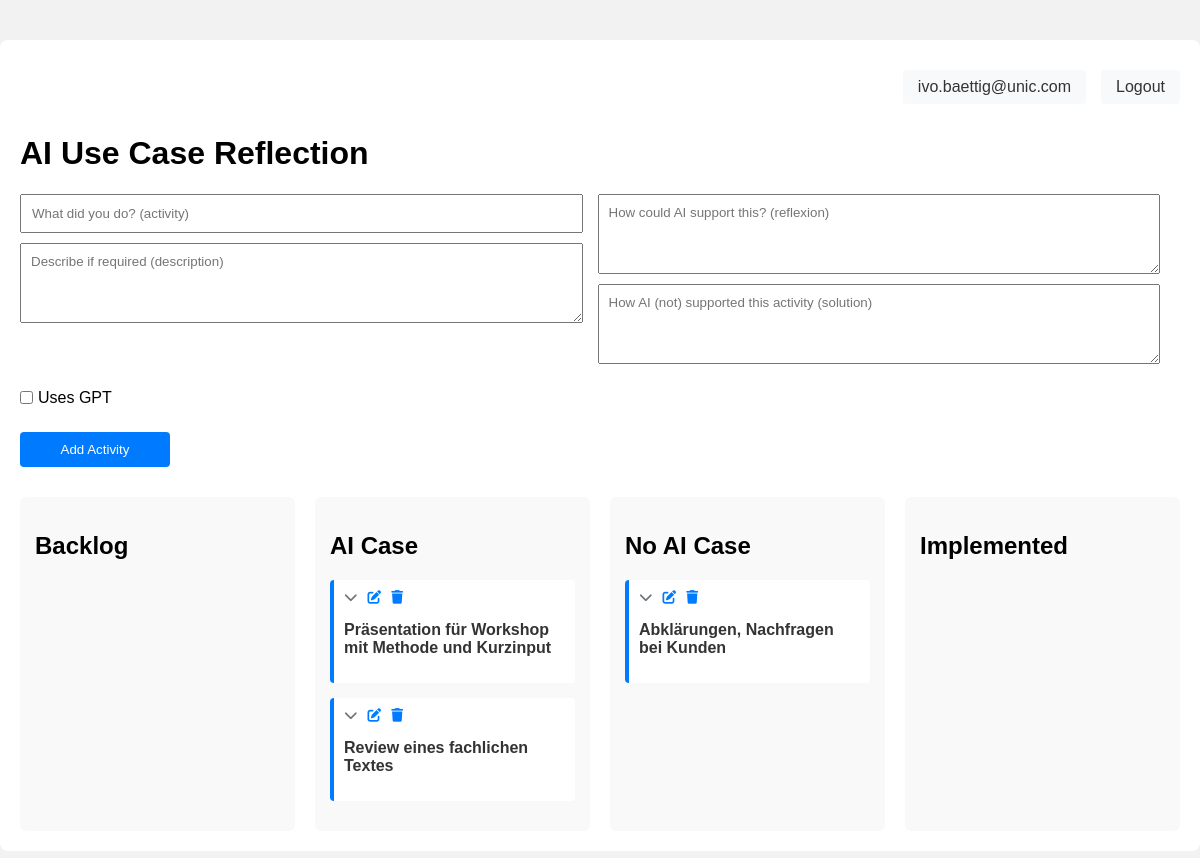
The page / (signed in) on the database its author committed.
### tables this page shows
CREATE TABLE activities (
    id INTEGER PRIMARY KEY AUTOINCREMENT,
    activity TEXT NOT NULL,
    reflection TEXT,
    status TEXT,
    timestamp TEXT
, description TEXT, uses_gpt INTEGER DEFAULT 0, solution TEXT, user_id INTEGER DEFAULT NULL);

### app.py (the view)
@app.route('/')
@login_required
def index():
    conn = get_db_connection()
    statuses = ['Backlog', 'AI Case', 'No AI Case', 'Implemented']
    activities_by_status = {
        status: conn.execute('SELECT * FROM activities WHERE status = ? AND user_id = ? ORDER BY timestamp DESC',
                           (status, session['user_id'])).fetchall()
        for status in statuses
    }
    conn.close()
    return render_template('index.html', activities_by_status=activities_by_status, statuses=statuses)

### app.py (called while the page is built)
def get_db_connection():
    conn = sqlite3.connect('data/activities.db')
    conn.row_factory = sqlite3.Row
    return conn

def login_required(f):
    @wraps(f)
    def decorated_function(*args, **kwargs):
        if 'user_id' not in session:
            flash('Please log in to access this page', 'error')
            return redirect(url_for('login'))
        return f(*args, **kwargs)
    return decorated_function

### templates/index.html (shortened to what this page needs)
<!DOCTYPE html>
<html lang="en">
<head>
    <link rel="stylesheet" href="{{ url_for('static', filename='styles.css') }}">
    <link rel="stylesheet" href="https://cdnjs.cloudflare.com/ajax/libs/font-awesome/6.4.0/css/all.min.css">
</head>
<body>
    <div class="container">
        <div class="user-nav">
            <a href="{{ url_for('profile') }}">{{ session.get('user_email', 'My Profile') }}</a>
            <a href="{{ url_for('logout') }}">Logout</a>
        </div>
        <h1>AI Use Case Reflection</h1>
        <form action="/add" method="POST" class="form">
            <div class="form-row">
                <div class="form-column">
                    <input type="text" name="activity" placeholder="What did you do? (activity)" required>
                    <textarea name="description" placeholder="Describe if required (description)"></textarea>
                </div>
                <div class="form-column">
                    <textarea name="reflection" placeholder="How could AI support this? (reflexion)"></textarea>
                    <textarea name="solution" placeholder="How AI (not) supported this activity (solution)"></textarea>
                </div>
            </div>
            <div class="form-row">
                <div class="form-column">
                    <div class="checkbox-container">
                        <input type="checkbox" id="uses_gpt" name="uses_gpt" value="1">
                        <label for="uses_gpt">Uses GPT</label>
                    </div>
                </div>
                <div class="form-column">
                </div>
            </div>
            <button type="submit">Add Activity</button>
        </form>
        <div class="kanban">
            {% for status in statuses %}
            <div class="column" data-status="{{ status }}">
                <h2>{{ status }}</h2>
                <div class="drop-zone">
                {% for entry in activities_by_status[status] %}
                <div class="entry" draggable="true" data-id="{{ entry.id }}" data-status="{{ entry.status }}">
                    <div class="entry-header">
                        <div class="actions">
                            <button class="toggle-card-btn"><i class="fas fa-chevron-down"></i></button>
                            <button class="edit-btn"><i class="fas fa-edit"></i></button>
                            <form action="/delete/{{ entry.id }}" method="POST" style="display: inline;" class="delete-form">
                                <button type="button" class="delete-btn confirm-delete-btn"><i class="fas fa-trash"></i></button>
                            </form>
                        </div>
                    </div>
                    <div class="card-content">
                        <p class="activity-text"><strong>{{ entry.activity }}</strong></p>
                    </div>
                </div>
                {% endfor %}
                </div>
            </div>
            {% endfor %}
        </div>
    </div>
</body>
</html>

### static/styles.css (style rules this page uses)
body { font-family: Arial, sans-serif; background: #f2f2f2; margin: 0; padding: 0; }
.container { max-width: 1200px; margin: 40px auto; background: white; padding: 20px; border-radius: 8px; position: relative; }
h1, h2 { font-family: Arial, sans-serif; }
.form { display: flex; flex-direction: column; gap: 10px; margin-bottom: 30px; padding-right: 20px; }
.form-row { display: flex; gap: 15px; margin-bottom: 10px; width: 100%; }
.form-column { flex: 1; display: flex; flex-direction: column; gap: 10px; }
.form input[type="text"], .form textarea, .form select { width: 100%; padding: 10px; font-family: Arial, sans-serif; box-sizing: border-box; }
.form textarea { min-height: 80px; resize: vertical; }
.checkbox-container { display: flex; align-items: center; gap: 5px; margin: 5px 0; }
.checkbox-container input[type="checkbox"] { margin: 0; }
.form button { width: 150px; padding: 10px; background: #007BFF; color: white; border: none; border-radius: 4px; }
.kanban { display: flex; justify-content: space-between; gap: 20px; }
.column { flex: 1; background: #f9f9f9; border-radius: 6px; padding: 15px; min-height: 300px; }
.drop-zone { min-height: 100px; }
.entry { background: white; padding: 10px; margin-bottom: 15px; border-left: 4px solid #007BFF; border-radius: 4px; cursor: grab; transition: all 0.2s ease; font-family: Arial, sans-serif; }
.activity-text, .timestamp-text, .description-text, .reflection-text, .solution-text, .gpt-indicator, .edit-activity, .edit-description, .edit-reflection, .edit-solution, .actions button, .actions a, .form input, .form textarea, .form select, .edit-fields label, .edit-container label { font-family: Arial, sans-serif; color: #333; }
.activity-text, .timestamp-text, .description-text, .reflection-text, .solution-text, .gpt-indicator { font-family: Arial, sans-serif; color: #333; }
.entry-header { display: flex; justify-content: space-between; align-items: center; font-size: 0.85em; margin-bottom: 5px; }
.actions { display: flex; gap: 10px; }
.actions a, .actions button { background: none; border: none; color: #007BFF; cursor: pointer; text-decoration: none; font-family: Arial, sans-serif; font-size: 1em; padding: 0; }
.toggle-card-btn { color: #6c757d !important; }

### templates/index.html (style rules this page uses)
.user-nav { display: flex; justify-content: flex-end; margin-bottom: 15px; padding: 10px 0; }
.user-nav a { margin-left: 15px; padding: 8px 15px; text-decoration: none; color: #333; background-color: #f8f9fa; border-radius: 4px; }

### rows shown on the page
activities: activity "Präsentation für Workshop mit Methode und Kurzinput"
activities: activity "Review eines fachlichen Textes"
activities: activity "Abklärungen, Nachfragen bei Kunden"

### other values the page prints
{{ session.get('user_email', 'My Profile') }} "ivo.baettig@unic.com"
{{ status }} "Backlog" "AI Case" "No AI Case" "Implemented"
